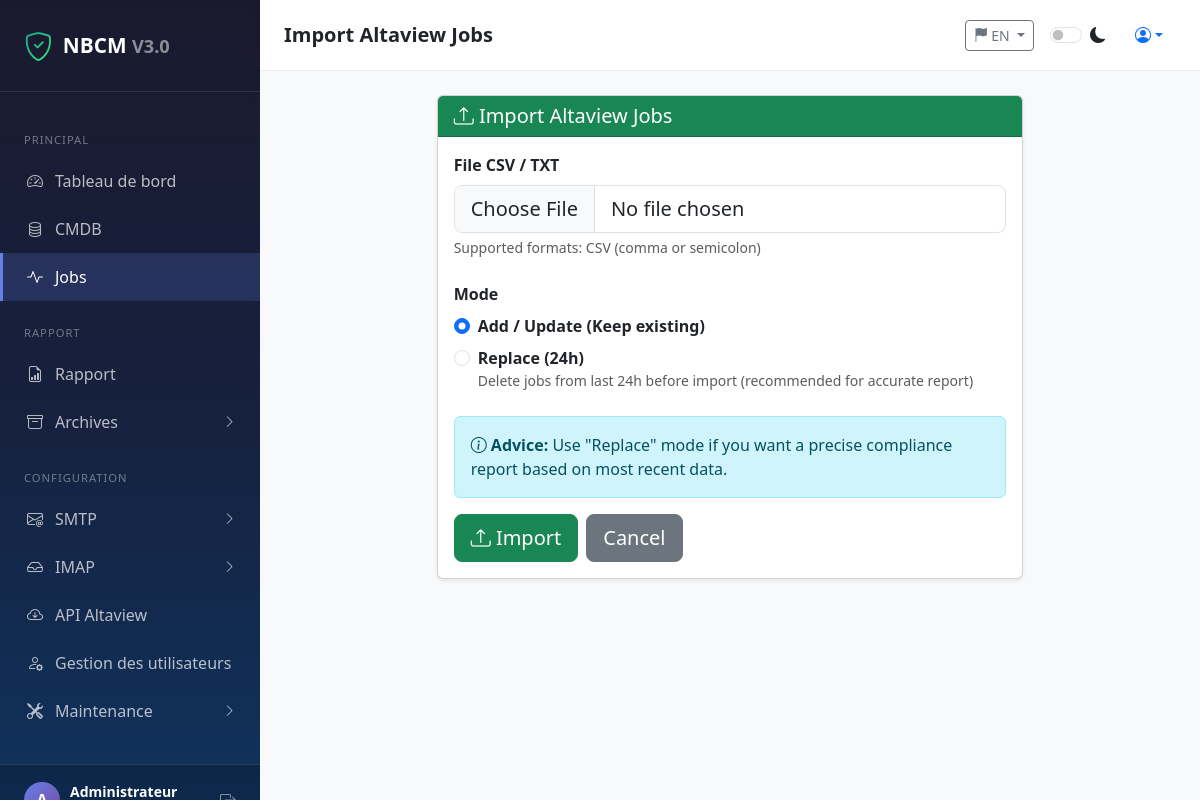
Screenshot of /altaview/import (signed in) with the database file from the repository.
### app/models/user.py (models this page shows, shortened)
class User(UserMixin, db.Model):
    __tablename__ = 'users'
    id = db.Column(db.Integer, primary_key=True)
    username = db.Column(db.String(80), unique=True, nullable=False, index=True)
    email = db.Column(db.String(120), unique=True, nullable=False, index=True)
    password_hash = db.Column(db.String(256), nullable=False)
    role = db.Column(db.String(20), default='viewer', nullable=False)  # admin, operator, viewer
    display_name = db.Column(db.String(100))
    avatar_url = db.Column(db.String(255))
    is_active = db.Column(db.Boolean, default=True)
    is_verified = db.Column(db.Boolean, default=False)
    created_at = db.Column(db.DateTime, default=datetime.now)
    updated_at = db.Column(db.DateTime, default=datetime.now, onupdate=datetime.now)
    last_login = db.Column(db.DateTime)
    language = db.Column(db.String(5), default='en')  # Default language: English
    theme = db.Column(db.String(10), default='light')
    api_key = db.Column(db.String(64), unique=True, index=True)
    api_key_created_at = db.Column(db.DateTime)
    def is_admin(self):
        return self.role == 'admin'
    def is_operator(self):
        return self.role in ['admin', 'operator']

### app/routes/altaview.py (the view, shortened to what this page needs)
@altaview_bp.route('/import', methods=['GET', 'POST'])
@operator_required
def import_page():
    return render_template('altaview/import.html')

### app/__init__.py (called while the page is built)
def register_context_processors(app):
    @app.context_processor
    def inject_globals():
        from app.services.config_service import get_config
        from app.services.translations import t, get_user_language
        return {
            'now': datetime.now,
            'get_config': get_config,
            'app_version': 'V3.0',  # MODIFIÉ : V2.5 → V3.0
            't': t,  # Translation function
            'user_lang': get_user_language  # Current user language
        }

### app/models/user.py (called while the page is built)
@login_manager.user_loader
def load_user(user_id):
    return User.query.get(int(user_id))

### app/routes/auth.py (called while the page is built)
def operator_required(f):
    @wraps(f)
    @login_required
    def decorated_function(*args, **kwargs):
        if not current_user.is_operator():
            flash('Accès réservé aux opérateurs.', 'danger')
            return redirect(url_for('dashboard.index'))
        return f(*args, **kwargs)
    return decorated_function

### app/services/translations.py (called while the page is built)
def get_translation(key, lang='en'):
    if key in TRANSLATIONS:
        return TRANSLATIONS[key].get(lang, TRANSLATIONS[key].get('en', key))
    return key

def get_user_language():
    from flask_login import current_user
    if current_user and current_user.is_authenticated:
        return current_user.language or 'en'
    return 'en'

def t(key):
    return get_translation(key, get_user_language())

### app/templates/altaview/import.html (shortened to what this page needs)
{% extends "base.html" %}
{% block page_title %}{{ t('jobs_import_title') }}{% endblock %}
{% block content %}
<div class="row justify-content-center">
    <div class="col-md-8">
        <div class="card shadow-sm">
            <div class="card-header bg-success text-white"><h5 class="mb-0"><i class="bi bi-upload"></i> {{ t('jobs_import_card_title') }}</h5></div>
            <div class="card-body">
                <form method="POST" enctype="multipart/form-data">
                    <div class="mb-4">
                        <label class="form-label fw-bold">{{ t('lbl_file_csv_txt') }}</label>
                        <input type="file" name="file" class="form-control form-control-lg" accept=".csv,.txt" required>
                        <div class="form-text">{{ t('import_format_supported') }}</div>
                    </div>
                    <div class="mb-4">
                        <label class="form-label fw-bold">{{ t('lbl_mode') }}</label>
                        <div class="form-check">
                            <input class="form-check-input" type="radio" name="mode" id="modeMerge" value="merge" checked>
                            <label class="form-check-label" for="modeMerge"><strong>{{ t('cmdb_mode_merge') }}</strong></label>
                        </div>
                        <div class="form-check mt-2">
                            <input class="form-check-input" type="radio" name="mode" id="modeReplace" value="replace">
                            <label class="form-check-label" for="modeReplace">
                                <strong>{{ t('import_mode_replace_24h') }}</strong>
                                <div class="text-muted small">{{ t('import_mode_replace_desc') }}</div>
                            </label>
                        </div>
                    </div>
                    <div class="alert alert-info">
                        <i class="bi bi-info-circle"></i>
                        <strong>{{ t('import_advice_title') }}</strong> {{ t('import_advice_desc') }}
                    </div>
                    <div class="d-flex gap-2">
                        <button type="submit" class="btn btn-success btn-lg"><i class="bi bi-upload"></i> {{ t('btn_import') }}</button>
                        <a href="{{ url_for('altaview.list') }}" class="btn btn-secondary btn-lg">{{ t('btn_cancel') }}</a>
                    </div>
                </form>
            </div>
        </div>
    </div>
</div>
{% endblock %}

### app/templates/base.html (shortened to what this page needs)
<!DOCTYPE html>
<html lang="{{ current_user.language if current_user.is_authenticated else 'fr' }}" data-bs-theme="light">
<head>
    <link href="https://cdn.jsdelivr.net/npm/bootstrap@5.3.0/dist/css/bootstrap.min.css" rel="stylesheet">
    <link rel="stylesheet" href="https://cdn.jsdelivr.net/npm/bootstrap-icons@1.10.0/font/bootstrap-icons.css">
    <link rel="stylesheet" href="https://cdn.datatables.net/1.13.4/css/dataTables.bootstrap5.min.css">
</head>
<body>
    <nav class="sidebar" id="sidebar">
        <div class="sidebar-header">
            <a href="{{ url_for('dashboard.index') }}" class="sidebar-brand">
                <i class="bi bi-shield-check"></i>
                <span>NBCM <small class="opacity-50">{{ t('app_version') }}</small></span>
            </a>
        </div>
        <div class="sidebar-nav">
            <div class="nav-section">PRINCIPAL</div>
            <ul class="nav flex-column">
                <li class="nav-item">
                    <a class="nav-link {{ 'active' if request.endpoint == 'dashboard.index' }}" href="{{ url_for('dashboard.index') }}">
                        <i class="bi bi-speedometer2"></i> Tableau de bord
                    </a>
                </li>
                <li class="nav-item">
                    <a class="nav-link {{ 'active' if request.endpoint and 'cmdb' in request.endpoint }}" href="{{ url_for('cmdb.list') }}">
                        <i class="bi bi-database"></i> CMDB
                    </a>
                </li>
                <li class="nav-item">
                    <a class="nav-link {{ 'active' if request.endpoint and 'altaview' in request.endpoint }}" href="{{ url_for('altaview.list') }}">
                        <i class="bi bi-activity"></i> Jobs
                    </a>
                </li>
            </ul>
            <div class="nav-section">RAPPORT</div>
            <ul class="nav flex-column">
                <li class="nav-item">
                    <a class="nav-link {{ 'active' if request.endpoint and 'rapport' in request.endpoint }}" href="{{ url_for('rapport.index') }}">
                        <i class="bi bi-file-earmark-bar-graph"></i> Rapport
                    </a>
                </li>
                <li class="nav-item">
                    <a class="nav-link has-submenu" data-bs-toggle="collapse" href="#submenuArchives" role="button" aria-expanded="false" aria-controls="submenuArchives">
                        <i class="bi bi-archive"></i> Archives
                        <i class="bi bi-chevron-right"></i>
                    </a>
                </li>
            </ul>
            <div class="nav-section">CONFIGURATION</div>
            <ul class="nav flex-column">
                {% if current_user.is_admin() %}
                <li class="nav-item">
                    <a class="nav-link has-submenu" data-bs-toggle="collapse" href="#submenuSMTP" role="button" aria-expanded="false" aria-controls="submenuSMTP">
                        <i class="bi bi-envelope-at"></i> SMTP
                        <i class="bi bi-chevron-right"></i>
                    </a>
                </li>
                <li class="nav-item">
                    <a class="nav-link has-submenu" data-bs-toggle="collapse" href="#submenuIMAP" role="button" aria-expanded="false" aria-controls="submenuIMAP">
                        <i class="bi bi-inbox"></i> IMAP
                        <i class="bi bi-chevron-right"></i>
                    </a>
                </li>
                <li class="nav-item">
                    <a class="nav-link" href="{{ url_for('admin.index') }}#api">
                        <i class="bi bi-cloud-arrow-down"></i> API Altaview
                    </a>
                </li>
                <li class="nav-item">
                    <a class="nav-link {{ 'active' if request.endpoint == 'auth.users' }}" href="{{ url_for('auth.users') }}">
                        <i class="bi bi-person-gear"></i> Gestion des utilisateurs
                    </a>
                </li>
                <li class="nav-item">
                    <a class="nav-link has-submenu" data-bs-toggle="collapse" href="#submenuMaintenance" role="button" aria-expanded="false" aria-controls="submenuMaintenance">
                        <i class="bi bi-tools"></i> Maintenance
                        <i class="bi bi-chevron-right"></i>
                    </a>
                </li>
                {% endif %}
            </ul>
        </div>
        <div class="sidebar-footer">
            <div class="user-info">
                <div class="user-avatar">{{ current_user.username[0].upper() if current_user.is_authenticated else '?' }}</div>
                <div class="flex-grow-1">
                    <div class="fw-bold text-white small">{{ current_user.display_name or current_user.username if current_user.is_authenticated else 'Invité' }}</div>
                </div>
                {% if current_user.is_authenticated %}
                <a href="{{ url_for('auth.logout') }}" class="text-white-50" title="{{ t('nav_logout') }}"><i class="bi bi-box-arrow-right"></i></a>
                {% endif %}
            </div>
        </div>
    </nav>
    <div class="main-content">
        <div class="top-bar">
            <div class="d-flex align-items-center gap-3">
                <h5 class="mb-0 fw-bold">{% block page_title %}Dashboard{% endblock %}</h5>
            </div>
            <div class="d-flex align-items-center gap-3">
                {% if current_user.is_authenticated %}
                <div class="dropdown">
                    <button class="btn btn-sm btn-outline-secondary dropdown-toggle" type="button" data-bs-toggle="dropdown" aria-expanded="false">
                        {% if current_user.language == 'fr' %}
                            <i class="bi bi-flag-fill"></i> FR
                        {% elif current_user.language == 'pl' %}
                            <i class="bi bi-flag-fill"></i> PL
                        {% else %}
                            <i class="bi bi-flag-fill"></i> EN
                        {% endif %}
                    </button>
                </div>
                {% endif %}
                <div class="form-check form-switch mb-0">
                    <input class="form-check-input" type="checkbox" id="themeToggle">
                    <label class="form-check-label" for="themeToggle"><i class="bi bi-moon-fill"></i></label>
                </div>
                {% if current_user.is_authenticated %}
                <div class="dropdown">
                    <button class="btn btn-link text-decoration-none dropdown-toggle" data-bs-toggle="dropdown"><i class="bi bi-person-circle"></i></button>
                </div>
                {% endif %}
            </div>
        </div>
        <div class="content-wrapper">
            {% block content %}{% endblock %}
        </div>
    </div>
</body>
</html>

### app/templates/base.html (style rules this page uses)
:root { --sidebar-width: 260px; --primary-gradient: linear-gradient(135deg, #667eea 0%, #764ba2 100%); --success-gradient: linear-gradient(135deg, #11998e 0%, #38ef7d 100%); --danger-gradient: linear-gradient(135deg, #cb2d3e 0%, #ef473a 100%); --warning-gradient: linear-gradient(135deg, #f2994a 0%, #f2c94c 100%); }
body { min-height: 100vh; display: flex; }
.sidebar { width: var(--sidebar-width); min-height: 100vh; position: fixed; left: 0; top: 0; background: linear-gradient(180deg, #1a1a2e 0%, #16213e 50%, #0f3460 100%); z-index: 1000; transition: transform 0.3s ease; display: flex; flex-direction: column; }
.sidebar-header { padding: 1.5rem; border-bottom: 1px solid rgba(255,255,255,0.1); flex-shrink: 0; }
.sidebar-brand { color: #fff; font-size: 1.3rem; font-weight: 700; text-decoration: none; display: flex; align-items: center; gap: 10px; }
.sidebar-brand i { font-size: 1.8rem; background: var(--success-gradient); -webkit-background-clip: text; -webkit-text-fill-color: transparent; }
.sidebar-nav { padding: 1rem 0; flex: 1; overflow-y: auto; overflow-x: hidden; padding-bottom: 100px; }
.nav-section { padding: 0.5rem 1.5rem; font-size: 0.7rem; text-transform: uppercase; color: rgba(255,255,255,0.4); letter-spacing: 1px; margin-top: 1rem; }
.sidebar .nav-link { color: rgba(255,255,255,0.7); padding: 0.75rem 1.5rem; display: flex; align-items: center; gap: 12px; transition: all 0.2s ease; border-left: 3px solid transparent; text-decoration: none; }
.sidebar .nav-link.active { color: #fff; background: rgba(102, 126, 234, 0.2); border-left-color: #667eea; }
.sidebar .nav-link.has-submenu { cursor: pointer; }
.sidebar .nav-link.has-submenu .bi-chevron-right { margin-left: auto; transition: transform 0.2s ease; font-size: 0.8rem; }
.sidebar-footer { position: absolute; bottom: 0; left: 0; right: 0; padding: 1rem 1.5rem; border-top: 1px solid rgba(255,255,255,0.1); background: rgba(0,0,0,0.2); }
.user-info { display: flex; align-items: center; gap: 10px; color: rgba(255,255,255,0.8); }
.user-avatar { width: 36px; height: 36px; border-radius: 50%; background: var(--primary-gradient); display: flex; align-items: center; justify-content: center; font-weight: 600; color: #fff; }
.main-content { margin-left: var(--sidebar-width); flex: 1; min-height: 100vh; background: #f8f9fa; }
.top-bar { background: #fff; padding: 1rem 1.5rem; border-bottom: 1px solid #eee; display: flex; justify-content: space-between; align-items: center; position: sticky; top: 0; z-index: 100; }
.content-wrapper { padding: 1.5rem; }

### rows the page displays
User: is_active+language "V3.0", is_active+display_name "Administrateur", is_active+language "Import Altaview Jobs", is_active+language "File CSV / TXT", is_active+language "Supported formats: CSV (comma or semicolon)", is_active+language "Mode", is_active+language "Add / Update (Keep existing)", is_active+language "Replace (24h)", is_active+language "Delete jobs from last 24h before import (recommended for accurate report)", is_active+language "Advice:", is_active+language "Use \"Replace\" mode if you want a precise compliance report based on most recent data.", is_active+language "Import", is_active+language "Cancel"
